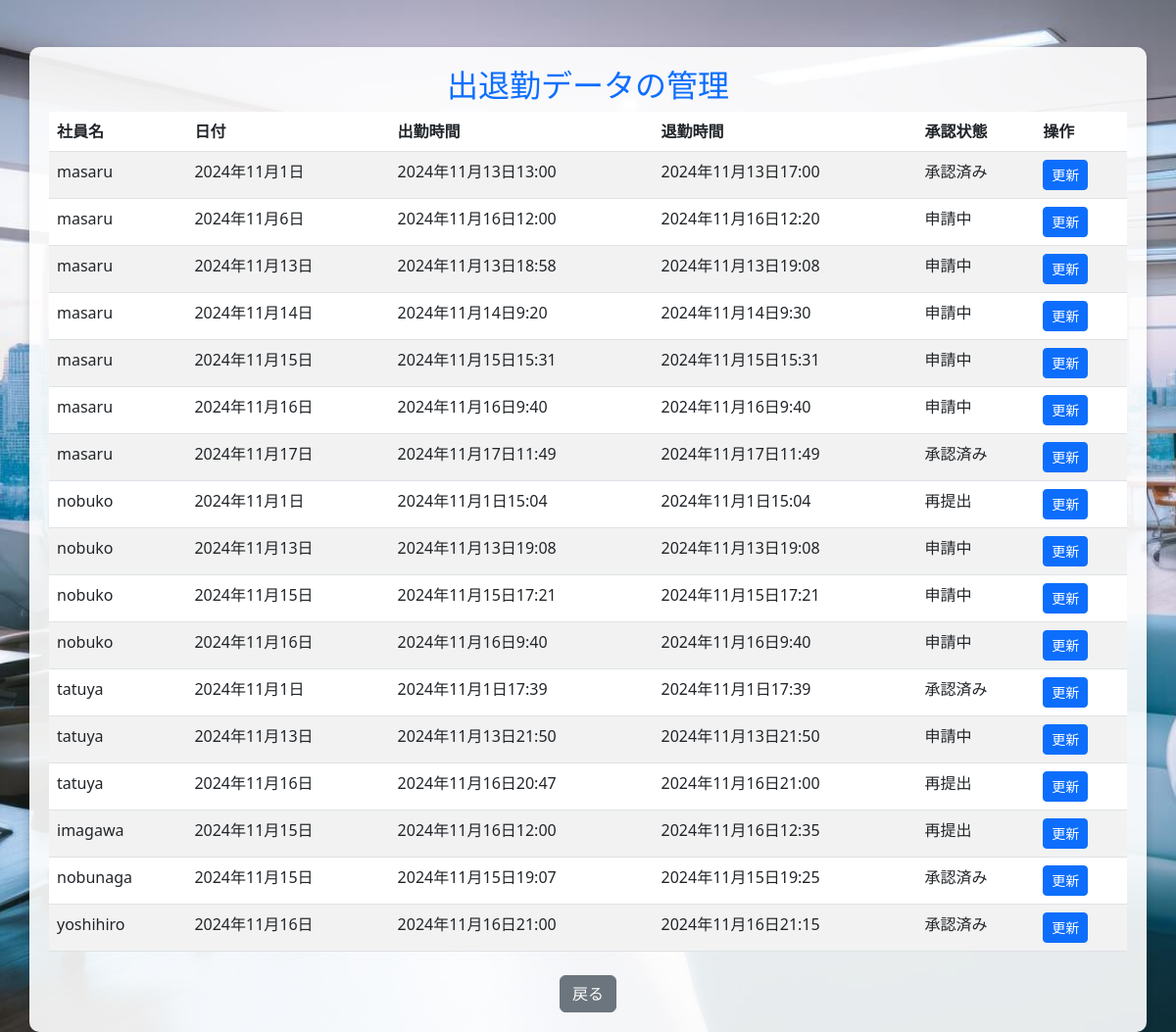
The page /attendance/edit/3/ (signed in) on the database as committed earlier.
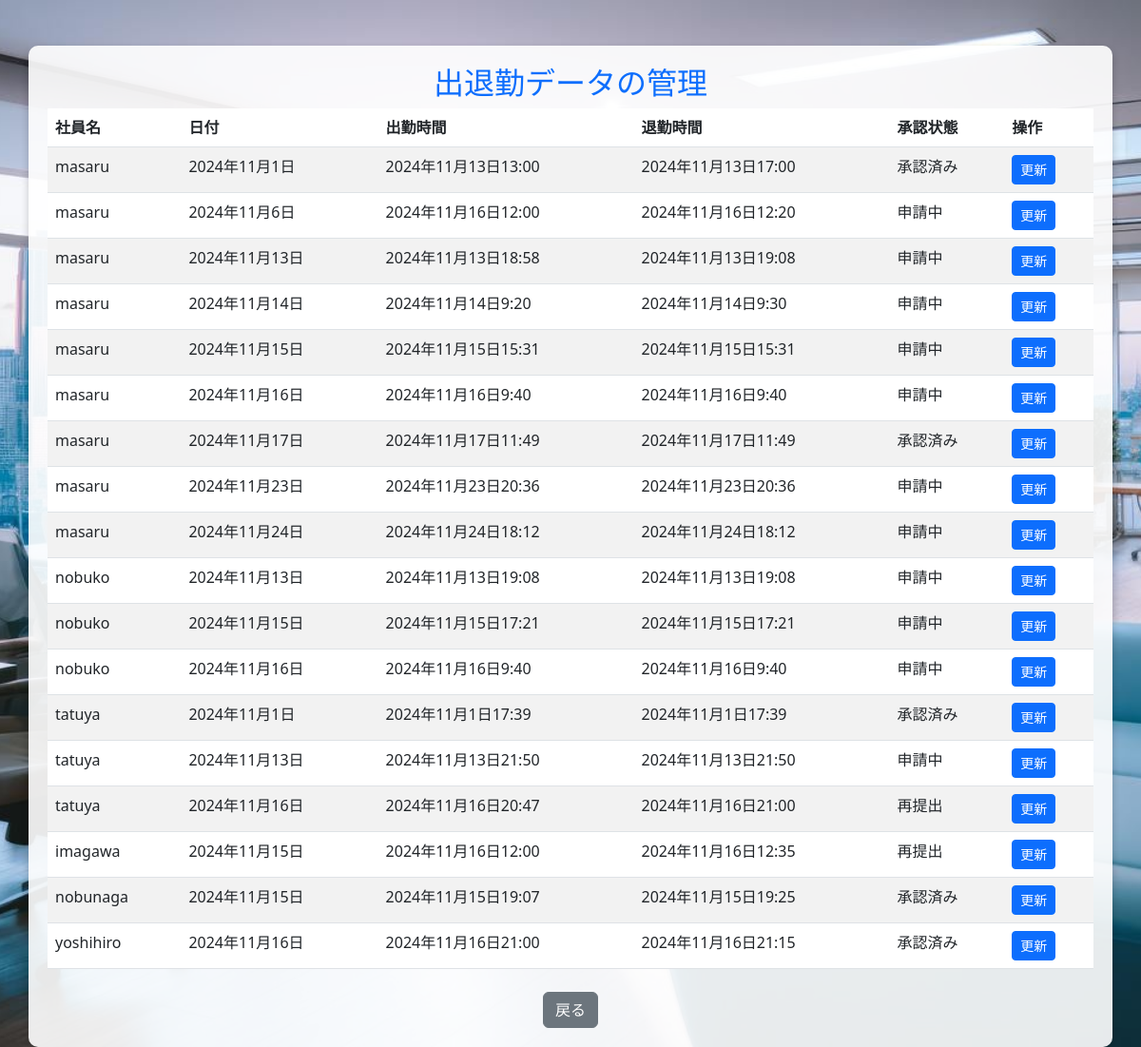
The same page on the database as committed later.
### attendance_system/models.py (models this page shows, shortened)
class Attendance(models.Model):
    STATUS_CHOICES = [
        ('unupdated', '未更新'),
        ('pending', '申請中'),
        ('approved', '承認済み'),
        ('rejected', '再提出'),
    ]
    user = models.ForeignKey(User, on_delete=models.CASCADE)  # ユーザーとのリレーション
    check_in = models.DateTimeField(null=True, blank=True)  # 出勤時間
    check_out = models.DateTimeField(null=True, blank=True)  # 退勤時間
    date = models.DateField(default=now)  # 日付
    status = models.CharField(
        max_length=20,
        choices=STATUS_CHOICES,
        default='unupdated'  # デフォルトは未更新
    )
    is_approved = models.BooleanField(default=None, null=True, blank=True)  # 承認状態

### attendance_system/views.py (the view)
# urls.py: path('attendance/edit/<int:attendance_id>/', views.edit_attendance, name='edit_attendance'),
@login_required
def edit_attendance(request, attendance_id):
    user = request.user
    attendance = get_object_or_404(Attendance, id=attendance_id)
    manager_viewable_users = User.objects.exclude(groups__name='幹部クラス')
    attendances = Attendance.objects.filter(user__in=manager_viewable_users)
    if user.groups.filter(name='中間管理職').exists():
        if not attendance.user.groups.filter(name='幹部クラス').exists():
            if request.method == 'POST':
                form = AttendanceEditForm(request.POST, instance=attendance)
                if form.is_valid():
                    form.save()
                    messages.success(request, "出退勤データが更新されました。")
                    return redirect('attendance_approval')  # 編集後に管理画面にリダイレクト
            else:
                form = AttendanceEditForm(instance=attendance)
            return render(request, 'attendance_system/edit_attendance_manager.html', {
                'form': form,
                'attendance': attendance,
                'attendances': attendances,  # フィルタリングされた出退勤データ
            })
        else:
            messages.error(request, "幹部クラスの出退勤データは編集できません。")
            return redirect('attendance_approval')
    else:
        messages.error(request, "編集権限がありません。")
        return redirect('attendance_approval')

### attendance_system/templates/attendance_system/edit_attendance_manager.html (shortened to what this page needs)
<!DOCTYPE html>
<html lang="ja">
<head>
    {% load static %}
    <link href="https://cdn.jsdelivr.net/npm/bootstrap@5.3.0/dist/css/bootstrap.min.css" rel="stylesheet">
</head>
<body>
    <div class="container mt-5">
        <h2 class="text-center text-primary">出退勤データの管理</h2>
        <table class="table table-striped">
            <thead>
                <tr>
                    <th>社員名</th>
                    <th>日付</th>
                    <th>出勤時間</th>
                    <th>退勤時間</th>
                    <th>承認状態</th>
                    <th>操作</th>
                </tr>
            </thead>
            <tbody>
                {% for attendance in attendances %}
                    {% if attendance.check_in and attendance.check_out %}
                    <tr>
                        <td>{{ attendance.user.username }}</td>
                        <td>{{ attendance.date }}</td>
                        <td>{{ attendance.check_in }}</td>
                        <td>{{ attendance.check_out }}</td>
                        <td>
                            {% if attendance.is_approved is None %}
                                申請中
                            {% elif attendance.is_approved %}
                                承認済み
                            {% else %}
                                再提出
                            {% endif %}
                        </td>
                        <td>
                            <a href="{% url 'update_attendance' attendance.id %}" class="btn btn-sm btn-primary">更新</a>
                        </td>
                    </tr>
                    {% endif %}
                {% endfor %}
            </tbody>
        </table>
        <div class="text-center mt-4">
            <a href="{% url 'attendance' %}" class="btn btn-secondary">戻る</a>
        </div>
    </div>
</body>
</html>

Rows that differ between the two databases and show on the page:
removed Attendance: user.username "nobuko", date "2024年11月1日", check_in "2024年11月1日15:04", check_out "2024年11月1日15:04", is_approved "再提出"
added Attendance: user.username "masaru", date "2024年11月23日", check_in "2024年11月23日20:36", check_out "2024年11月23日20:36", shows "申請中"
added Attendance: user.username "masaru", date "2024年11月24日", check_in "2024年11月24日18:12", check_out "2024年11月24日18:12", shows "申請中"
